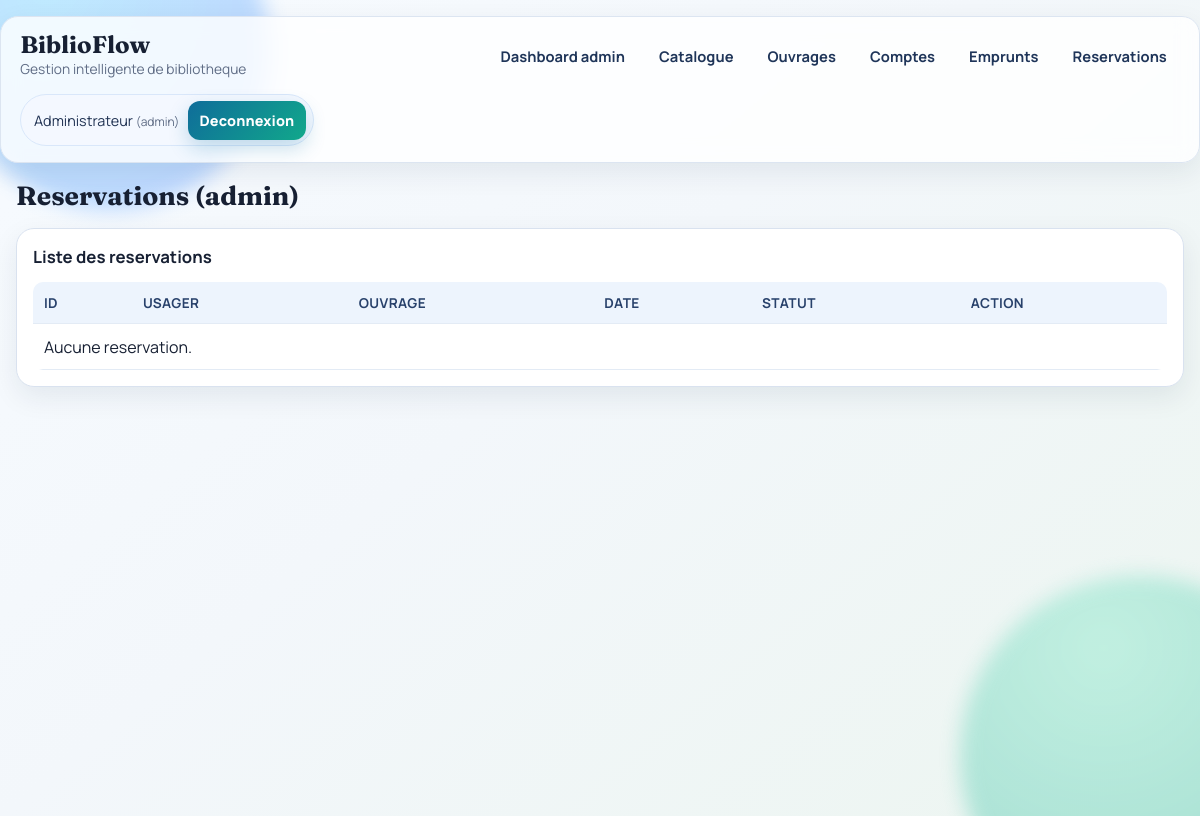
Before: /reservations (signed in) with the older database file.
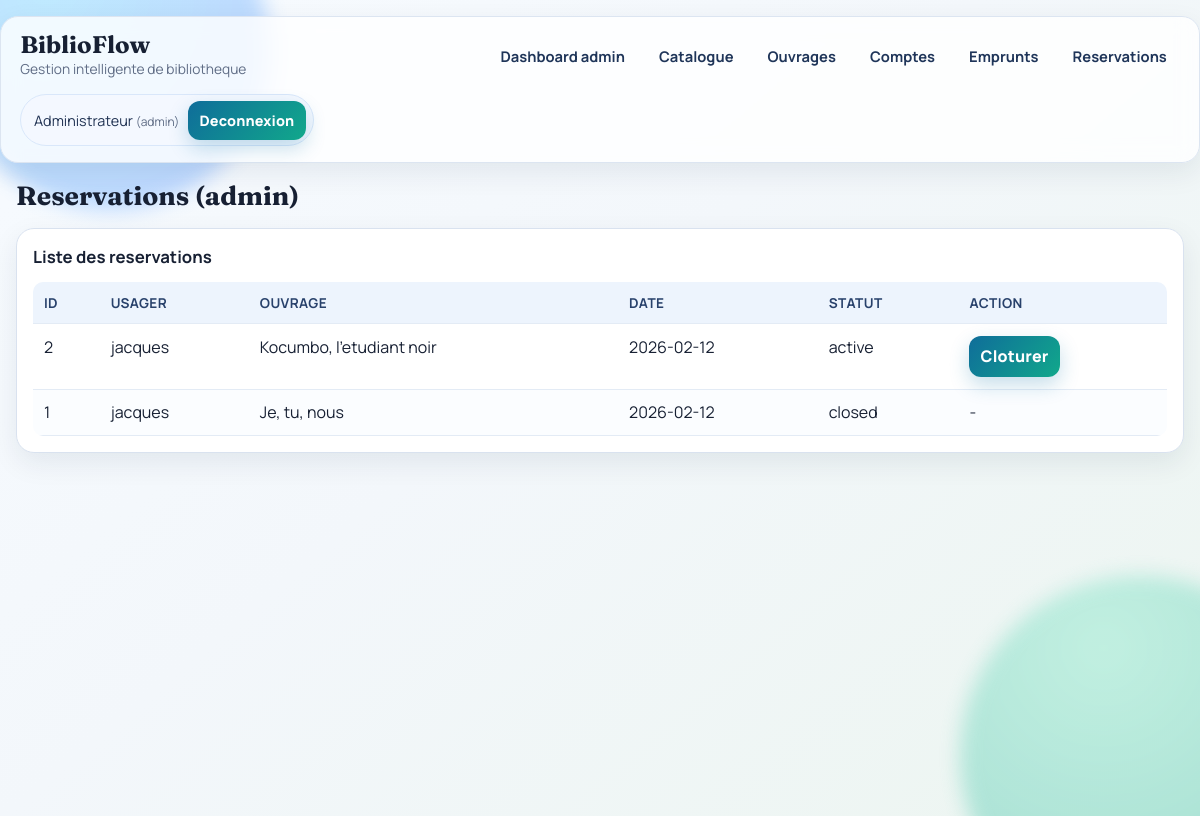
After: the same page with the newer database file.
### tables this page shows
CREATE TABLE reservations (
                id INTEGER PRIMARY KEY AUTOINCREMENT,
                user_id INTEGER NOT NULL,
                book_id INTEGER NOT NULL,
                reservation_date TEXT NOT NULL DEFAULT (date('now')),
                status TEXT NOT NULL DEFAULT 'active',
                FOREIGN KEY(user_id) REFERENCES users(id) ON DELETE CASCADE,
                FOREIGN KEY(book_id) REFERENCES books(id) ON DELETE CASCADE
            );

CREATE TABLE users (
                id INTEGER PRIMARY KEY AUTOINCREMENT,
                full_name TEXT NOT NULL,
                email TEXT UNIQUE NOT NULL,
                phone TEXT,
                user_type TEXT NOT NULL DEFAULT 'adherent'
            , role TEXT NOT NULL DEFAULT 'user', password_hash TEXT);

CREATE TABLE books (
                id INTEGER PRIMARY KEY AUTOINCREMENT,
                title TEXT NOT NULL,
                author TEXT NOT NULL,
                isbn TEXT UNIQUE,
                total_copies INTEGER NOT NULL CHECK(total_copies >= 0),
                available_copies INTEGER NOT NULL CHECK(available_copies >= 0)
            , publisher TEXT, publication_year INTEGER);

### app.py (the view)
@app.route("/reservations")
@admin_required
def reservations():
    with get_db_connection() as conn:
        reservations_list = conn.execute(
            """
            SELECT r.id, r.reservation_date, r.status,
                   b.title AS book_title,
                   u.full_name AS user_name
            FROM reservations r
            JOIN books b ON b.id = r.book_id
            JOIN users u ON u.id = r.user_id
            ORDER BY r.id DESC
            """
        ).fetchall()
    return render_template("reservations.html", reservations=reservations_list)

### app.py (called while the page is built)
def get_db_connection() -> sqlite3.Connection:
    conn = sqlite3.connect(DB_PATH)
    conn.row_factory = sqlite3.Row
    conn.execute("PRAGMA foreign_keys = ON")
    return conn

def get_current_user() -> Optional[sqlite3.Row]:
    user_id = session.get("user_id")
    if not user_id:
        return None
    with get_db_connection() as conn:
        return conn.execute("SELECT * FROM users WHERE id = ?", (user_id,)).fetchone()

def login_required(view):
    @wraps(view)
    def wrapped(*args, **kwargs):
        if not session.get("user_id"):
            flash("Veuillez vous connecter.", "error")
            return redirect(url_for("login"))
        return view(*args, **kwargs)
    return wrapped

def admin_required(view):
    @wraps(view)
    @login_required
    def wrapped(*args, **kwargs):
        user = get_current_user()
        if user is None or user["role"] != "admin":
            flash("Acces reserve a l'administrateur.", "error")
            return redirect(url_for("user_dashboard"))
        return view(*args, **kwargs)
    return wrapped

@app.context_processor
def inject_user():
    return {"session_user": get_current_user()}

### templates/reservations.html
{% extends "base.html" %}
{% block content %}
<h2>Reservations (admin)</h2>
<section class="card">
    <h3>Liste des reservations</h3>
    <table>
        <thead>
        <tr><th>ID</th><th>Usager</th><th>Ouvrage</th><th>Date</th><th>Statut</th><th>Action</th></tr>
        </thead>
        <tbody>
        {% for reservation in reservations %}
        <tr>
            <td>{{ reservation.id }}</td>
            <td>{{ reservation.user_name }}</td>
            <td>{{ reservation.book_title }}</td>
            <td>{{ reservation.reservation_date }}</td>
            <td>{{ reservation.status }}</td>
            <td>
                {% if reservation.status == 'active' %}
                <form method="post" action="{{ url_for('close_reservation', reservation_id=reservation.id) }}">
                    <button type="submit">Cloturer</button>
                </form>
                {% else %}
                -
                {% endif %}
            </td>
        </tr>
        {% else %}
        <tr><td colspan="6">Aucune reservation.</td></tr>
        {% endfor %}
        </tbody>
    </table>
</section>
{% endblock %}

Changed rows visible on the page:
added reservations: id "2", user_name "jacques", book_title "Kocumbo, l'etudiant noir", reservation_date "2026-02-12", status "active"
added reservations: id "1", user_name "jacques", book_title "Je, tu, nous", reservation_date "2026-02-12", status "closed"
Other visible differences:
text no longer shown: "Aucune reservation."
